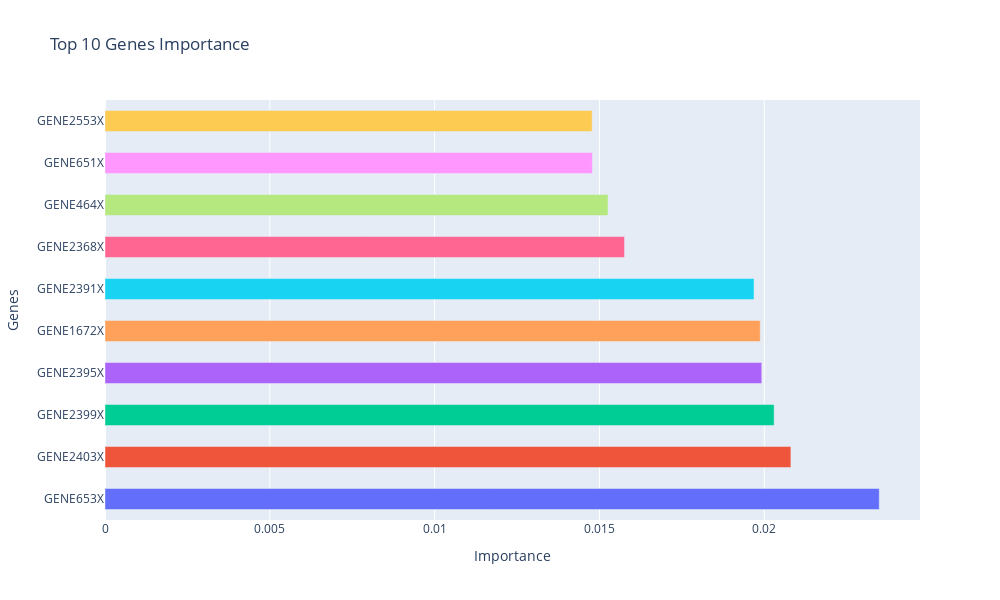

This figure's notebook cell:
### Code cell
# Take the top 10 features
top_features = feature_importance_df['Feature'].head(10)
top_importance = feature_importance_df['Importance'].head(10)


colors = px.colors.qualitative.Plotly[:len(top_features)]

fig = go.Figure(go.Bar(
    x=top_importance,
    y=top_features,
    orientation='h',
    marker=dict(color=colors)
))

fig.update_layout(
    title='Top 10 Genes Importance',
    xaxis_title='Importance',
    yaxis_title='Genes',
    bargap=0.5,
    width=1000,
    height=600
)

# Show the plot
fig.show()

### Figure 1 — Plotly figure (JSON) as saved in the notebook; plotly's stock layout.template omitted (floating-point values rounded to 4 significant figures)
{"data": [{"marker": {"color": ["#636EFA", "#EF553B", "#00CC96", "#AB63FA", "#FFA15A", "#19D3F3", "#FF6692", "#B6E880", "#FF97FF", "#FECB52"]}, "orientation": "h", "type": "bar", "x": [0.02349, 0.02081, 0.0203, 0.01992, 0.01988, 0.01969, 0.01576, 0.01526, 0.01479, 0.01478], "y": ["GENE653X", "GENE2403X", "GENE2399X", "GENE2395X", "GENE1672X", "GENE2391X", "GENE2368X", "GENE464X", "GENE651X", "GENE2553X"]}], "layout": {"bargap": 0.5, "height": 600, "title": {"text": "Top 10 Genes Importance"}, "width": 1000, "xaxis": {"title": {"text": "Importance"}}, "yaxis": {"title": {"text": "Genes"}}}}
